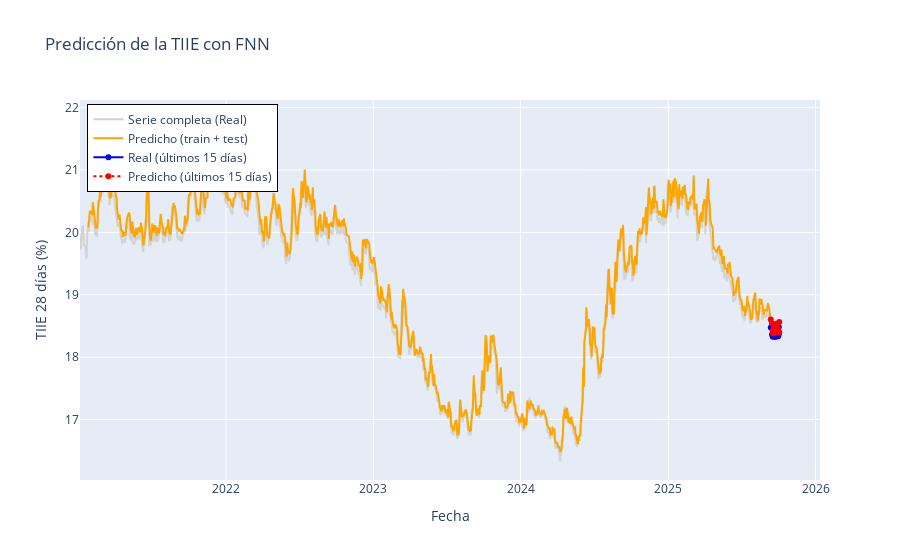

Source (notebook cell):
### Code cell
y_pred_all = model.predict(X)  # predicciones en todo el set (train + test)
y_pred_all_rescaled = scaler.inverse_transform(y_pred_all.reshape(-1,1))
y_all_rescaled = scaler.inverse_transform(y.reshape(-1,1))

fechas_all = df.index[window_size:]  # fechas correspondientes

df_pred_all = pd.DataFrame({
    "Real": y_all_rescaled.flatten(),
    "Predicho": y_pred_all_rescaled.flatten()
}, index=fechas_all)



# Filtrar desde 2015
fecha_inicio = "2015-01-01"
df_filtrado = df.loc[fecha_inicio:]
df_pred_all_filtrado = df_pred_all.loc[fecha_inicio:]
df_pred_filtrado = df_pred.loc[fecha_inicio:]

fig = go.Figure()

# Serie completa real
fig.add_trace(go.Scatter(x=df_filtrado.index, y=df_filtrado["TipoCambio"],
                         mode="lines",
                         name="Serie completa (Real)",
                         line=dict(color="lightgray")))

# Predicciones de todo el modelo (train + test)
fig.add_trace(go.Scatter(x=df_pred_all_filtrado.index, y=df_pred_all_filtrado["Predicho"],
                         mode="lines",
                         name="Predicho (train + test)",
                         line=dict(color="orange")))

# Últimos 15 días - reales
fig.add_trace(go.Scatter(x=df_pred_filtrado.index, y=df_pred_filtrado["Real"],
                         mode="lines+markers",
                         name="Real (últimos 15 días)",
                         line=dict(color="blue")))

# Últimos 15 días - predichos
fig.add_trace(go.Scatter(x=df_pred_filtrado.index, y=df_pred_filtrado["Predicho"],
                         mode="lines+markers",
                         name="Predicho (últimos 15 días)",
                         line=dict(color="red", dash="dot")))

fig.update_layout(title="Predicción de la TIIE con FNN",
                  xaxis_title="Fecha",
                  yaxis_title="TIIE 28 días (%)",
                  legend=dict(x=0.01, y=0.99, bordercolor="black", borderwidth=1))

fig.show()

### Figure 1 — Plotly figure (JSON) as saved in the notebook; plotly's stock layout.template omitted (floating-point values rounded to 4 significant figures; data arrays with more than 128 entries replaced by an {"elided": "..."} marker saying what was removed)
{"data": [{"line": {"color": "lightgray"}, "mode": "lines", "name": "Serie completa (Real)", "type": "scatter", "x": {"elided": "1198 str values"}, "y": {"elided": "1198 float values"}}, {"line": {"color": "orange"}, "mode": "lines", "name": "Predicho (train + test)", "type": "scatter", "x": {"elided": "1183 str values"}, "y": {"elided": "1183 float values"}}, {"line": {"color": "blue"}, "mode": "lines+markers", "name": "Real (últimos 15 días)", "type": "scatter", "x": ["2025-09-12T00:00:00", "2025-09-15T00:00:00", "2025-09-17T00:00:00", "2025-09-18T00:00:00", "2025-09-19T00:00:00", "2025-09-22T00:00:00", "2025-09-23T00:00:00", "2025-09-24T00:00:00", "2025-09-25T00:00:00", "2025-09-26T00:00:00", "2025-09-29T00:00:00", "2025-09-30T00:00:00", "2025-10-01T00:00:00", "2025-10-02T00:00:00", "2025-10-03T00:00:00"], "y": [18.48, 18.36, 18.33, 18.36, 18.39, 18.41, 18.32, 18.43, 18.45, 18.38, 18.35, 18.33, 18.35, 18.48, 18.39]}, {"line": {"color": "red", "dash": "dot"}, "mode": "lines+markers", "name": "Predicho (últimos 15 días)", "type": "scatter", "x": ["2025-09-12T00:00:00", "2025-09-15T00:00:00", "2025-09-17T00:00:00", "2025-09-18T00:00:00", "2025-09-19T00:00:00", "2025-09-22T00:00:00", "2025-09-23T00:00:00", "2025-09-24T00:00:00", "2025-09-25T00:00:00", "2025-09-26T00:00:00", "2025-09-29T00:00:00", "2025-09-30T00:00:00", "2025-10-01T00:00:00", "2025-10-02T00:00:00", "2025-10-03T00:00:00"], "y": [18.6, 18.54, 18.42, 18.38, 18.44, 18.47, 18.51, 18.41, 18.52, 18.54, 18.46, 18.44, 18.4, 18.4, 18.56]}], "layout": {"legend": {"bordercolor": "black", "borderwidth": 1, "x": 0.01, "y": 0.99}, "title": {"text": "Predicción de la TIIE con FNN"}, "xaxis": {"title": {"text": "Fecha"}}, "yaxis": {"title": {"text": "TIIE 28 días (%)"}}}}
